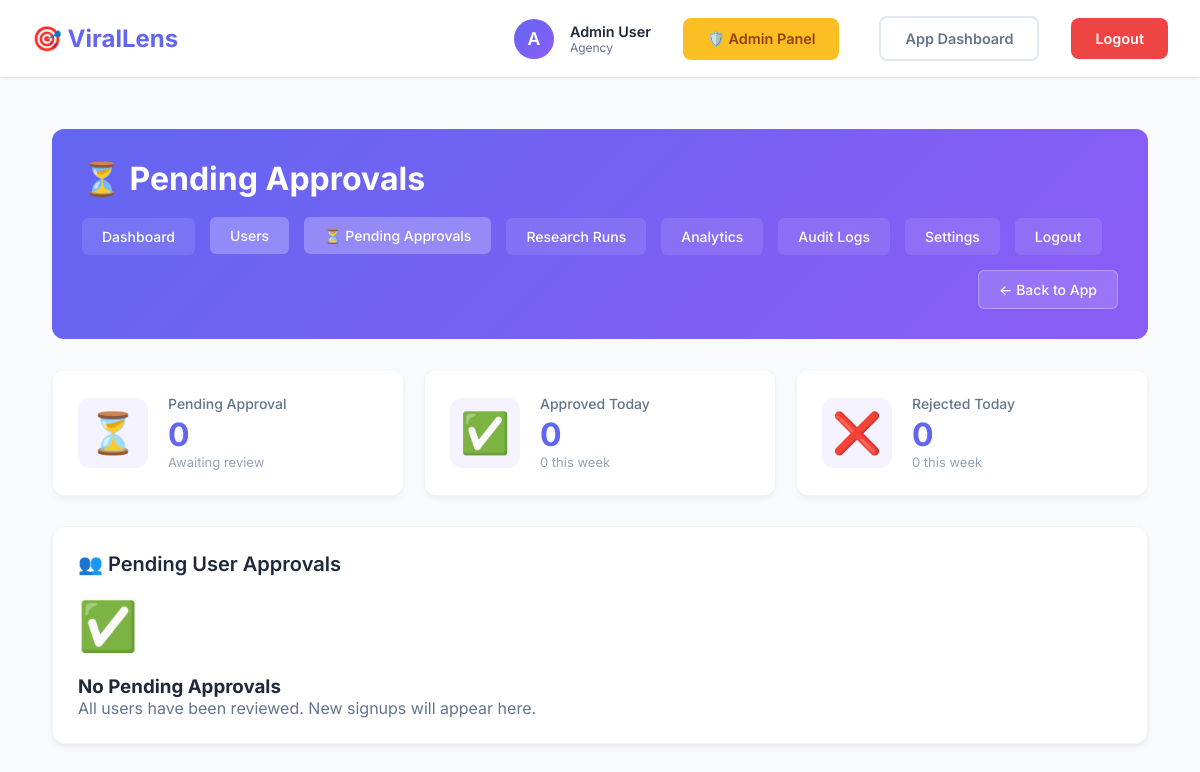
Page /admin/users/pending (signed in) on the committed database.
### models.py (models this page shows, shortened)
class User(UserMixin, db.Model):
    __tablename__ = 'users'
    id = db.Column(db.Integer, primary_key=True)
    email = db.Column(db.String(120), unique=True, nullable=False, index=True)
    username = db.Column(db.String(80), unique=True, nullable=False, index=True)
    password_hash = db.Column(db.String(255), nullable=False)
    full_name = db.Column(db.String(120))
    niche = db.Column(db.String(50))  # automotive, royal_family, tech, etc.
    subscription_tier = db.Column(db.String(20), default='free')  # free, pro, agency
    subscription_status = db.Column(db.String(20), default='active')  # active, cancelled, expired
    subscription_start = db.Column(db.DateTime)
    subscription_end = db.Column(db.DateTime)
    research_runs_this_month = db.Column(db.Integer, default=0)
    total_research_runs = db.Column(db.Integer, default=0)
    is_admin = db.Column(db.Boolean, default=False)
    is_active = db.Column(db.Boolean, default=True)
    created_at = db.Column(db.DateTime, default=datetime.utcnow)
    last_login = db.Column(db.DateTime)
    approval_status = db.Column(db.String(20), default='approved', nullable=False) # pending, approved, rejected
    approved_by = db.Column(db.Integer, db.ForeignKey('users.id'), nullable=True)
    approved_at = db.Column(db.DateTime, nullable=True)
    rejection_reason = db.Column(db.Text, nullable=True)
    admin_notes = db.Column(db.Text, nullable=True)
    onboarding_completed = db.Column(db.Boolean, default=False)
    onboarding_step = db.Column(db.Integer, default=1) # Track progress
    research_runs = db.relationship('ResearchRun', backref='user', lazy='dynamic', cascade='all, delete-orphan')
    keywords = db.relationship('Keyword', backref='user', lazy='dynamic', cascade='all, delete-orphan')
    competitors = db.relationship('Competitor', backref='user', lazy='dynamic', cascade='all, delete-orphan')
    user_config = db.relationship('UserConfig', backref='user', uselist=False, cascade='all, delete-orphan')
    approver = db.relationship('User', remote_side='User.id', foreign_keys=[approved_by])

### admin_routes.py (the view)
@admin_bp.route('/users/pending')
@login_required
@admin_required
def users_pending():
    pending_users = User.query.filter_by(approval_status='pending').order_by(User.created_at.desc()).all()
    today_start = datetime.utcnow().replace(hour=0, minute=0, second=0, microsecond=0)
    week_ago = datetime.utcnow() - timedelta(days=7)
    approved_today = User.query.filter(
        User.approval_status == 'approved',
        User.approved_at >= today_start
    ).count()
    approved_this_week = User.query.filter(
        User.approval_status == 'approved',
        User.approved_at >= week_ago
    ).count()
    rejected_today = User.query.filter(
        User.approval_status == 'rejected',
        User.approved_at >= today_start  # approved_at is reused for rejection timestamp
    ).count()
    rejected_this_week = User.query.filter(
        User.approval_status == 'rejected',
        User.approved_at >= week_ago
    ).count()
    return render_template('admin/users_pending.html',
                         pending_users=pending_users,
                         pending_count=len(pending_users),
                         approved_today=approved_today,
                         approved_this_week=approved_this_week,
                         rejected_today=rejected_today,
                         rejected_this_week=rejected_this_week,
                         now=datetime.utcnow())

### admin_routes.py (called while the page is built)
@admin_bp.context_processor
def inject_pending_count():
    count = User.query.filter_by(approval_status='pending').count()
    return dict(pending_count=count)

### app.py (called while the page is built)
@login_manager.user_loader
def load_user(user_id):
    return User.query.get(int(user_id))

### utils/admin_utils.py (called while the page is built)
def admin_required(f):
    @wraps(f)
    def decorated_function(*args, **kwargs):
        if not current_user.is_authenticated:
            flash('Please log in to access this page.', 'error')
            return redirect(url_for('login'))
        if not current_user.is_admin:
            flash('Access denied. Admin privileges required.', 'error')
            return redirect(url_for('dashboard'))
        return f(*args, **kwargs)
    return decorated_function

### templates/admin/users_pending.html (shortened to what this page needs)
{% extends "admin/base_admin.html" %}
{% block header_title %}⏳ Pending Approvals{% endblock %}
{% block admin_content %}
<div class="stats-grid">
    <div class="stat-card">
        <div class="stat-icon">⏳</div>
        <div class="stat-content">
            <div class="stat-label">Pending Approval</div>
            <div class="stat-value">{{ pending_count }}</div>
            <div class="stat-detail">Awaiting review</div>
        </div>
    </div>
    <div class="stat-card">
        <div class="stat-icon">✅</div>
        <div class="stat-content">
            <div class="stat-label">Approved Today</div>
            <div class="stat-value">{{ approved_today }}</div>
            <div class="stat-detail">{{ approved_this_week }} this week</div>
        </div>
    </div>
    <div class="stat-card">
        <div class="stat-icon">❌</div>
        <div class="stat-content">
            <div class="stat-label">Rejected Today</div>
            <div class="stat-value">{{ rejected_today }}</div>
            <div class="stat-detail">{{ rejected_this_week }} this week</div>
        </div>
    </div>
</div>
<div class="section-card">
    <h2>👥 Pending User Approvals</h2>
    {% if pending_users %}
    <div class="table-responsive">
        <table class="admin-table">
            <thead>
                <tr>
                    <th width="40"><input type="checkbox" id="select-all-users"></th>
                    <th>Username</th>
                    <th>Email</th>
                    <th>Full Name</th>
                    <th>Niche</th>
                    <th>Signup Date</th>
                    <th>Days Waiting</th>
                    <th>Actions</th>
                </tr>
            </thead>
            <tbody>
                {% for user in pending_users %}
                <tr>
                    <td><input type="checkbox" class="user-checkbox" data-user-id="{{ user.id }}"></td>
                    <td><strong>{{ user.username }}</strong></td>
                    <td>{{ user.email }}</td>
                    <td>{{ user.full_name or '-' }}</td>
                    <td>{{ user.niche or 'Not specified' }}</td>
                    <td>{{ user.created_at.strftime('%Y-%m-%d %H:%M') if user.created_at else 'N/A' }}</td>
                    <td>
                        {% if user.created_at %}
                        {{ (now - user.created_at).days }} days
                        {% else %}
                        N/A
                        {% endif %}
                    </td>
                    <td>
                        <form method="POST" action="{{ url_for('admin.approve_user', user_id=user.id) }}"
                            style="display:inline;">
                            <input type="hidden" name="csrf_token" value="{{ csrf_token() }}" />
                            <button type="submit" class="btn-sm btn-success" title="Approve">✓ Approve</button>
                        </form>
                        <form method="POST" action="{{ url_for('admin.reject_user', user_id=user.id) }}"
                            style="display:inline;" onsubmit="return confirm('Reject this user?');">
                            <input type="hidden" name="csrf_token" value="{{ csrf_token() }}" />
                            <button type="submit" class="btn-sm btn-danger" title="Reject">✗ Reject</button>
                        </form>
                        <a href="{{ url_for('admin.user_detail', user_id=user.id) }}" class="btn-sm"
                            title="View Details">👁 View</a>
                    </td>
                </tr>
                {% endfor %}
            </tbody>
        </table>
    </div>
    {% else %}
    <div class="empty-state">
        <div style="font-size: 48px; margin-bottom: 20px;">✅</div>
        <h3>No Pending Approvals</h3>
        <p style="color: #64748b;">All users have been reviewed. New signups will appear here.</p>
    </div>
    {% endif %}
</div>
{% endblock %}

### templates/base.html (shortened to what this page needs)
<!DOCTYPE html>
<html lang="en">
<head>
</head>
<body>
    <nav>
        <div class="container">
            <a href="{{ url_for('dashboard') }}" class="logo">
                🎯 ViralLens
            </a>
            {% if current_user.is_authenticated %}
            <div class="nav-right">
                <div class="user-info">
                    <div class="user-avatar">
                        {{ current_user.username[0].upper() }}
                    </div>
                    <div class="user-details">
                        <div class="user-name">{{ current_user.full_name or current_user.username }}</div>
                        <div class="user-tier">{{ current_user.subscription_tier }}</div>
                    </div>
                </div>
                {% if current_user.is_admin %}
                <a href="{{ url_for('admin.dashboard') }}" class="btn"
                    style="background: #fbbf24; color: #92400e; margin-right: 0.5rem;">🛡️ Admin Panel</a>
                {% endif %}
                <a href="{{ url_for('dashboard') }}" class="btn btn-outline">App Dashboard</a>
                <a href="{{ url_for('logout') }}" class="btn btn-danger">Logout</a>
            </div>
            {% endif %}
        </div>
    </nav>
    <div class="container">
        {% block content %}{% endblock %}
    </div>
</body>
</html>

### templates/base.html (style rules this page uses)
* { margin: 0; padding: 0; box-sizing: border-box; }
:root { --primary: #6366f1; --primary-dark: #4f46e5; --secondary: #8b5cf6; --success: #10b981; --danger: #ef4444; --warning: #f59e0b; --dark: #1e293b; --gray: #64748b; --light: #f8fafc; --white: #ffffff; }
body { font-family: 'Inter', -apple-system, BlinkMacSystemFont, 'Segoe UI', Roboto, sans-serif; background: var(--light); color: var(--dark); min-height: 100vh; }
nav { background: var(--white); box-shadow: 0 1px 3px rgba(0, 0, 0, 0.1); padding: 1rem 0; position: sticky; top: 0; z-index: 100; }
nav .container { max-width: 1400px; margin: 0 auto; padding: 0 2rem; display: flex; justify-content: space-between; align-items: center; }
.logo { font-size: 1.5rem; font-weight: 700; color: var(--primary); text-decoration: none; display: flex; align-items: center; gap: 0.5rem; }
.nav-right { display: flex; align-items: center; gap: 2rem; }
.user-info { display: flex; align-items: center; gap: 1rem; }
.user-avatar { width: 40px; height: 40px; border-radius: 50%; background: linear-gradient(135deg, var(--primary), var(--secondary)); display: flex; align-items: center; justify-content: center; color: white; font-weight: 600; font-size: 1.1rem; }
.user-details { display: flex; flex-direction: column; }
.user-name { font-weight: 600; color: var(--dark); font-size: 0.9rem; }
.user-tier { font-size: 0.75rem; color: var(--gray); text-transform: capitalize; }
.btn { padding: 0.75rem 1.5rem; border-radius: 0.5rem; text-decoration: none; font-weight: 600; transition: all 0.3s; display: inline-block; border: none; cursor: pointer; font-size: 0.9rem; }
.btn-danger { background: var(--danger); color: var(--white); }
.btn-outline { background: transparent; color: var(--gray); border: 2px solid #e2e8f0; }
.container { max-width: 1400px; margin: 0 auto; padding: 2rem; }

### templates/admin/base_admin.html (style rules this page uses)
.section-card { background: white; border-radius: 12px; padding: 25px; box-shadow: 0 4px 6px -1px rgba(0, 0, 0, 0.05), 0 2px 4px -1px rgba(0, 0, 0, 0.03); margin-bottom: 25px; border: 1px solid #f1f5f9; }
.section-card h2 { margin: 0 0 20px 0; color: #1e293b; font-size: 20px; font-weight: 600; display: flex; align-items: center; gap: 10px; }
.stats-grid { display: grid; grid-template-columns: repeat(auto-fit, minmax(240px, 1fr)); gap: 20px; margin-bottom: 30px; }
.stat-card { background: white; border-radius: 12px; padding: 25px; box-shadow: 0 4px 6px -1px rgba(0, 0, 0, 0.05); display: flex; align-items: center; gap: 20px; border: 1px solid #f1f5f9; transition: transform 0.2s; }
.stat-icon { font-size: 40px; background: #f5f3ff; width: 70px; height: 70px; display: flex; align-items: center; justify-content: center; border-radius: 12px; }
.stat-content { flex: 1; }
.stat-value { font-size: 32px; font-weight: 700; color: #6366f1; line-height: 1.2; }
.stat-label { color: #64748b; font-size: 14px; margin-bottom: 4px; font-weight: 500; }
.stat-detail { color: #94a3b8; font-size: 13px; }

### rows in the picture
User: username "A", full_name "Admin User", subscription_tier "Agency"

### other values in the picture
{{ pending_count }} "0"
{{ approved_today }} "0"
{{ approved_this_week }} "0"
{{ rejected_today }} "0"
{{ rejected_this_week }} "0"
